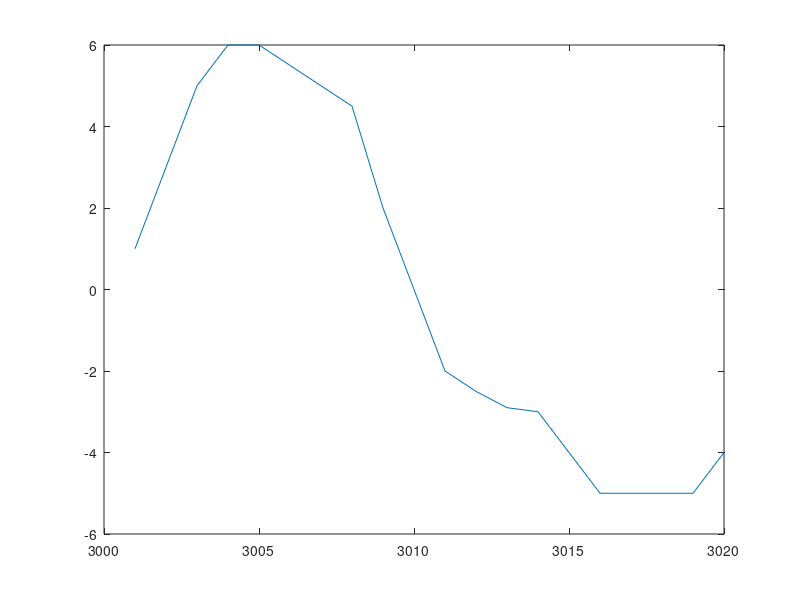

MATLAB code for this plot: (Note: this script raises an error after producing the figure.)
clear all;
close all;
function Xout = MapFea(Xin)
    X_square = Xin.^2;
    X_cubic = Xin.^3;
    Xout = [ones(1, size(Xin,2)); Xin; X_square;X_cubic;Xin.^4;];
    % Xout = [ones(1, size(Xin,2)); Xin;X_square];
end

function Xout = NormalizeX(X)
    minX = min(X, [], 2);  % Minimalna wartość w każdym wierszu (wzdłuż 2-go wymiaru)
    maxX = max(X, [], 2);  % Maksymalna wartość w każdym wierszu (wzdłuż 2-go wymiaru)

    % Normalizacja każdego wiersza
    Xout = (X - minX) ./ (maxX - minX);  % Zastosowanie wzoru na normalizację
    % Xout(1,:) = X(1,:);
end

function [X,mu,sig]=StdFea1(X,mu,sig)
    if isempty(mu)
        mu = mean(X, 2);
    end
    if isempty(sig)
        sig = std(X, 0, 2);
    end
    X(2:end, :) = (X(2:end, :) - mu(2:end)) ./ sig(2:end);
    % X = (X - mu) ./ sig;
end

function [X,mu,sig]=StdFea2(X,mu,sig)
    if isempty(mu)
        mu = mean(X, 2);
    end
    if isempty(sig)
        sig = std(X, 0, 2);
    end
    % X(2:end, :) = (X(2:end, :) - mu(2:end)) ./ sig(2:end);
    X = (X - mu) ./ sig;
end


X=[1,2,3,4,5,6,7,8,9,10,11,12,13,14,15,16,17,18,19,20]+3000;
Y=[1,3,5,6,6,5.5,5,4.5,2,0,-2,-2.5,-2.9,-3,-4,-5,-5,-5,-5,-4];
% Y=[1,1,1,1,1.1,1.2,1.2,1.5,1.7,1.8,1.85,1.9,2,2,2,2,2,2,2,2];
figure;
plot(X,Y);
hold on;
% X_normalized = NormalizeX(X);
% X_normalized = X;

X_mapped = MapFea(X);
[X_standarized,mu,sig] = StdFea1(X_mapped, [], []);
Xready = X_standarized;

% [X_standarized,mu,sig] = StdFea2(X, [], []);
% X_mapped = MapFea(X_standarized);
% Xready = X_mapped;

Theta0 = zeros(5,1);
[ThetaOpt,JOpt] = FindTheta(Theta0,Xready,Y);

Yh = ThetaOpt.'*Xready;
plot(X,Yh);